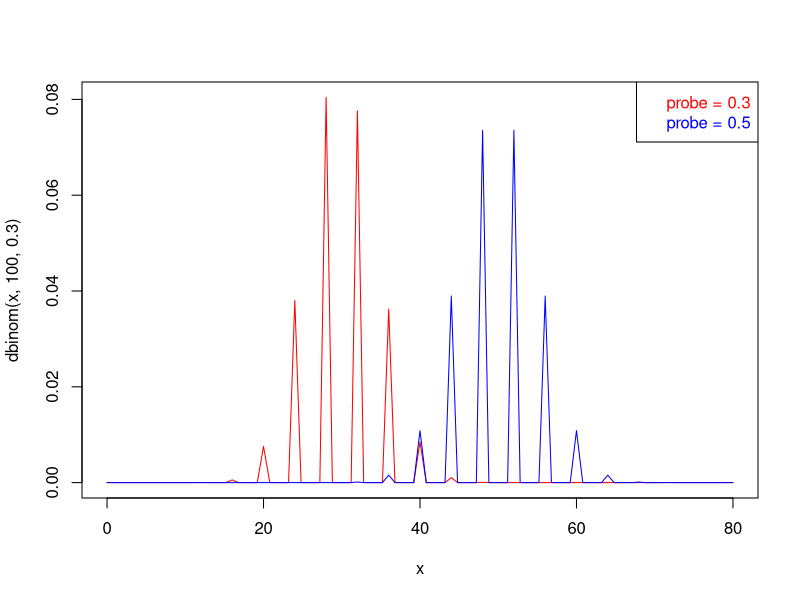
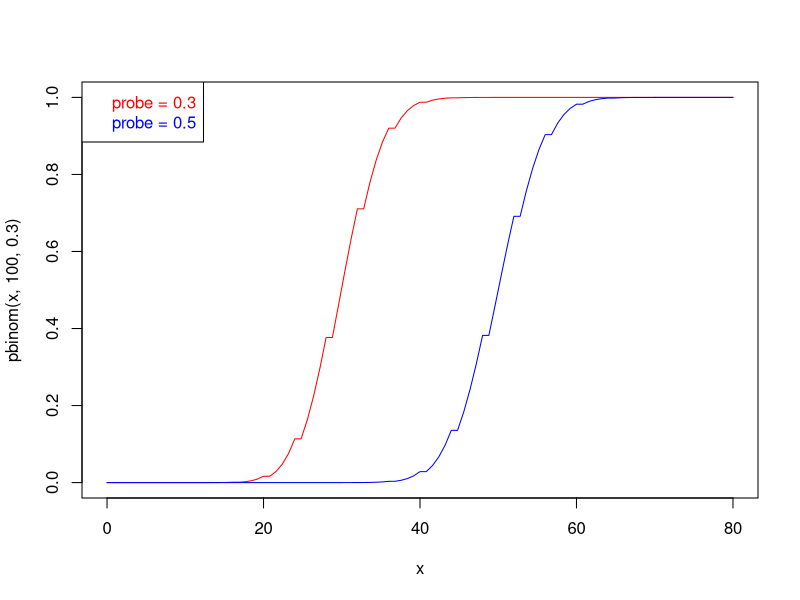
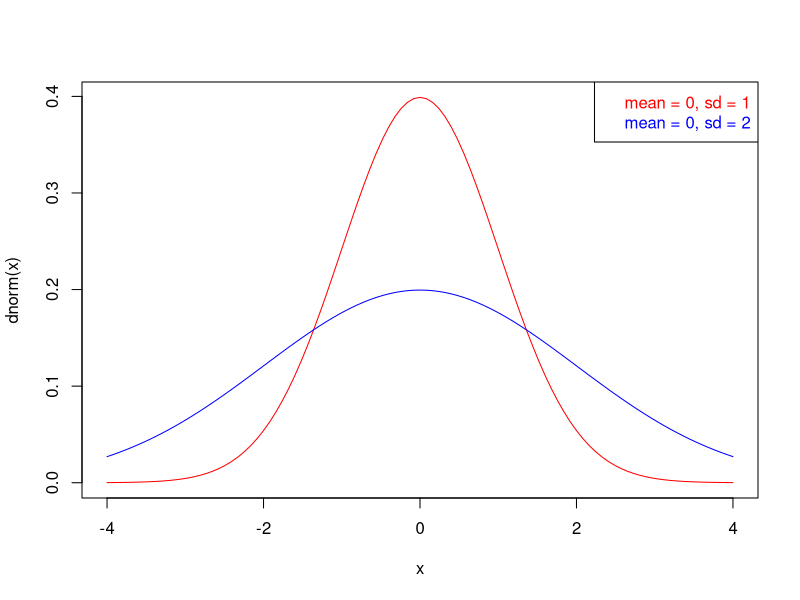
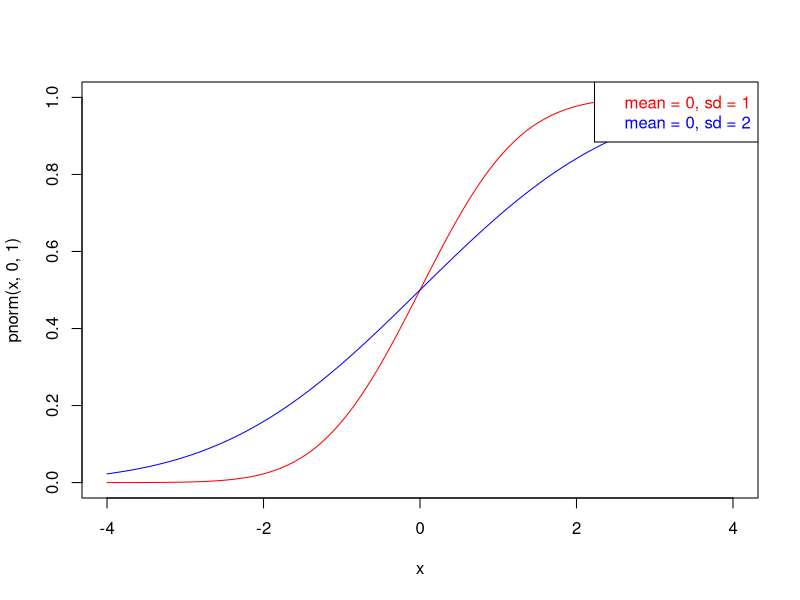
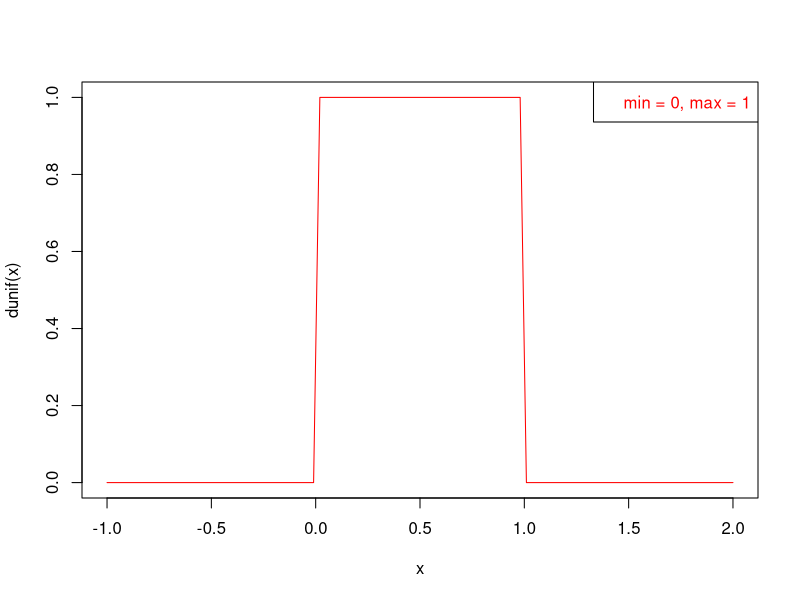
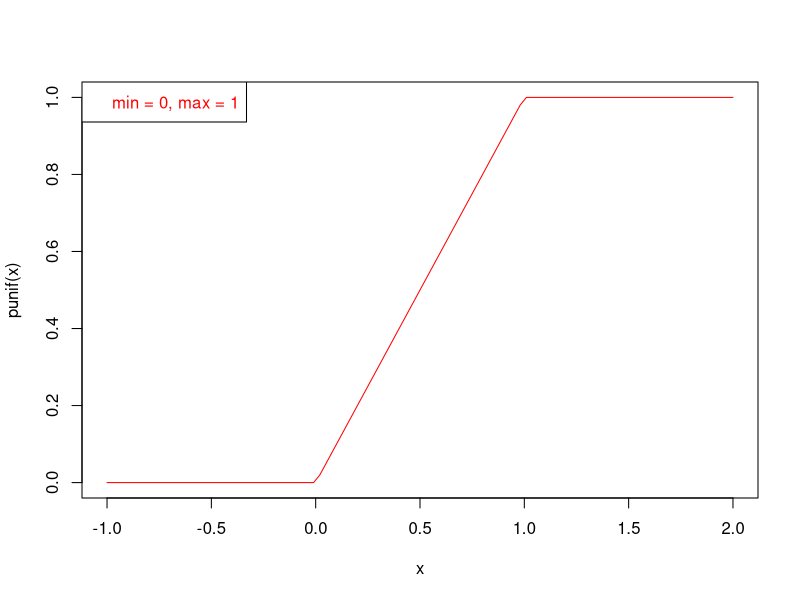
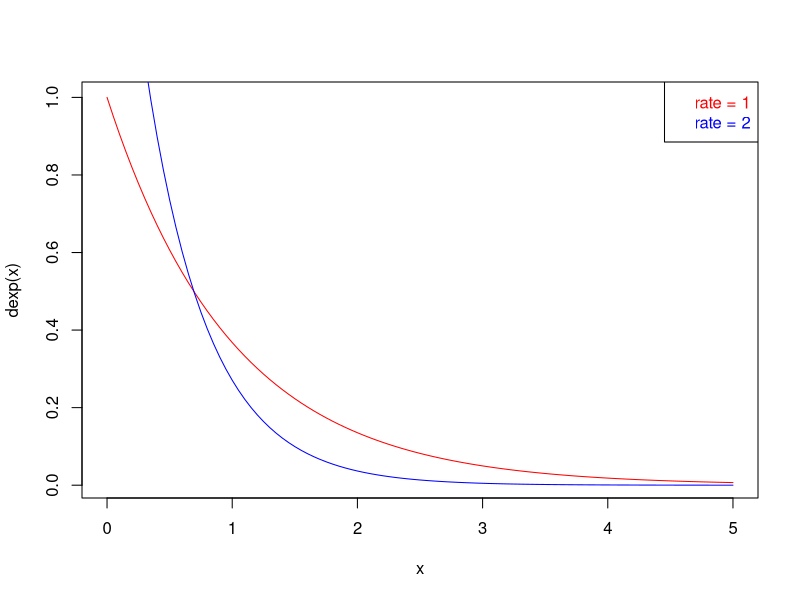
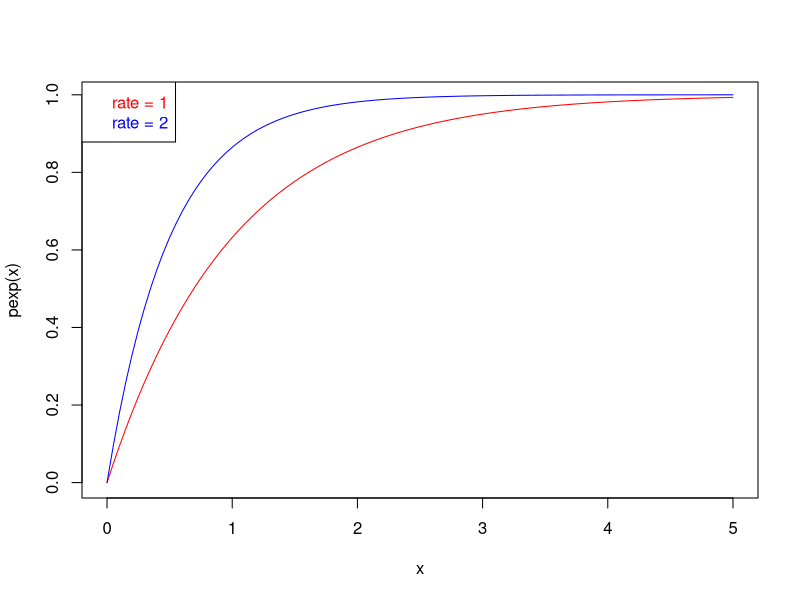

These charts were generated, in order, by the following R code:
## ---- chunk 1
curve(dbinom(x, 100, 0.3), 0, 80, col = "red")
curve(dbinom(x, 100, 0.5), 0, 80, col = "blue", add = TRUE)
legend("topright",
  legend = paste0("probe = ", c(0.3, 0.5)),
  text.col = c("red", "blue")
)
## ---- chunk 2
curve(pbinom(x, 100, 0.3), 0, 80, col = "red")
curve(pbinom(x, 100, 0.5), 0, 80, col = "blue", add = TRUE)
legend("topleft",
  legend = paste0("probe = ", c(0.3, 0.5)),
  text.col = c("red", "blue")
)
## ---- chunk 3
curve(dnorm(x), from = -4, 4, col = "red")
curve(dnorm(x, 0, 2), from = -4, 4, add = TRUE, col = "blue")
legend(
  "topright",
  paste0("mean = 0, sd = ", c(1, 2)),
  text.col = c("red", "blue")
)
## ---- chunk 4
curve(pnorm(x, 0, 1), from = -4, 4, col = "red")
curve(pnorm(x, 0, 2), from = -4, 4, add = TRUE, col = "blue")
legend(
  "topright",
  paste0("mean = 0, sd = ", c(1, 2)),
  text.col = c("red", "blue")
)
## ---- chunk 5
curve(dunif(x), -1, 2, col = "red")
legend("topright",
  legend = "min = 0, max = 1",
  text.col = "red"
)
## ---- chunk 6
curve(punif(x), -1, 2, col = "red")
legend("topleft",
  legend = "min = 0, max = 1",
  text.col = "red"
)
## ---- chunk 7
curve(dexp(x), 0, 5, col = "red")
curve(dexp(x, rate = 2), 0, 5, col = "blue", add = TRUE)
legend("topright",
  legend = paste0("rate = ", c(1, 2)),
  text.col = c("red", "blue")
)
## ---- chunk 8
curve(pexp(x), 0, 5, col = "red")
curve(pexp(x, rate = 2), 0, 5, col = "blue", add = TRUE)
legend("topleft",
  legend = paste0("rate = ", c(1, 2)),
  text.col = c("red", "blue")
)
## ---- chunk 9
curve(dgamma(x, shape = 0), 0, 5, col = "red")
curve(dgamma(x, shape = 1), 0, 5, col = "blue", add = TRUE)
curve(dgamma(x, shape = 2), 0, 5, col = "green", add = TRUE)
legend("topright",
  legend = paste0("shape = ", c(0, 1, 2)),
  text.col = c("red", "blue", "green")
)
## ---- chunk 10
curve(pgamma(x, shape = 0), 0, 5, col = "red")
curve(pgamma(x, shape = 1), 0, 5, col = "blue", add = TRUE)
curve(pgamma(x, shape = 2), 0, 5, col = "green", add = TRUE)
legend("bottomright",
  legend = paste0("shape = ", c(0, 1, 2)),
  text.col = c("red", "blue", "green")
)
